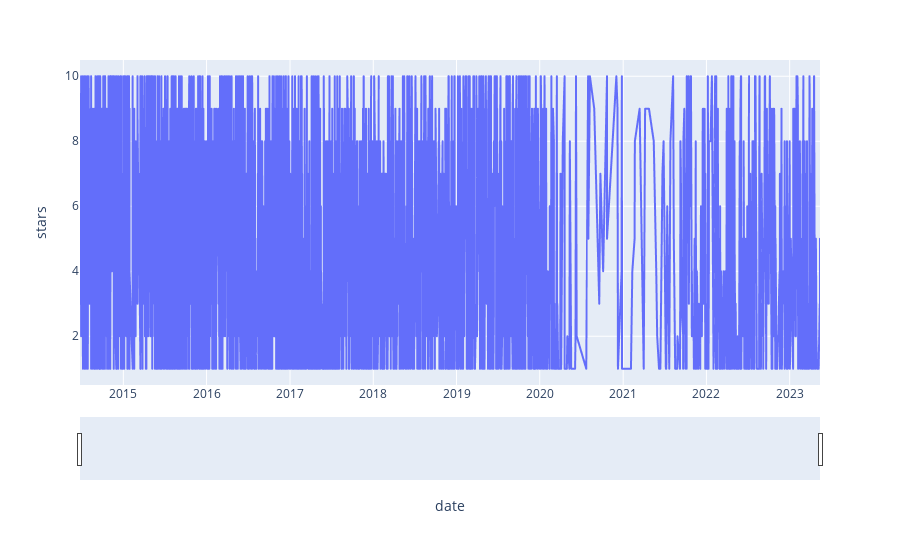

The code cell stored with this chart in its notebook:
### Code cell
fig = px.line(df, x='date', y="stars")
fig.update_xaxes(rangeslider_visible=True)
fig.show()

### Figure 1 — Plotly figure (JSON) as saved in the notebook; plotly's stock layout.template omitted (floating-point values rounded to 4 significant figures; data arrays with more than 128 entries replaced by an {"elided": "..."} marker saying what was removed)
{"data": [{"hovertemplate": "date=%{x}<br>stars=%{y}<extra></extra>", "legendgroup": "", "line": {"color": "#636efa", "dash": "solid"}, "marker": {"symbol": "circle"}, "mode": "lines", "name": "", "showlegend": false, "type": "scattergl", "x": {"elided": "3412 str values"}, "xaxis": "x", "y": {"elided": "3412 int values"}, "yaxis": "y"}], "layout": {"legend": {"tracegroupgap": 0}, "margin": {"t": 60}, "xaxis": {"anchor": "y", "domain": [0, 1], "rangeslider": {"visible": true}, "title": {"text": "date"}}, "yaxis": {"anchor": "x", "domain": [0, 1], "title": {"text": "stars"}}}}
